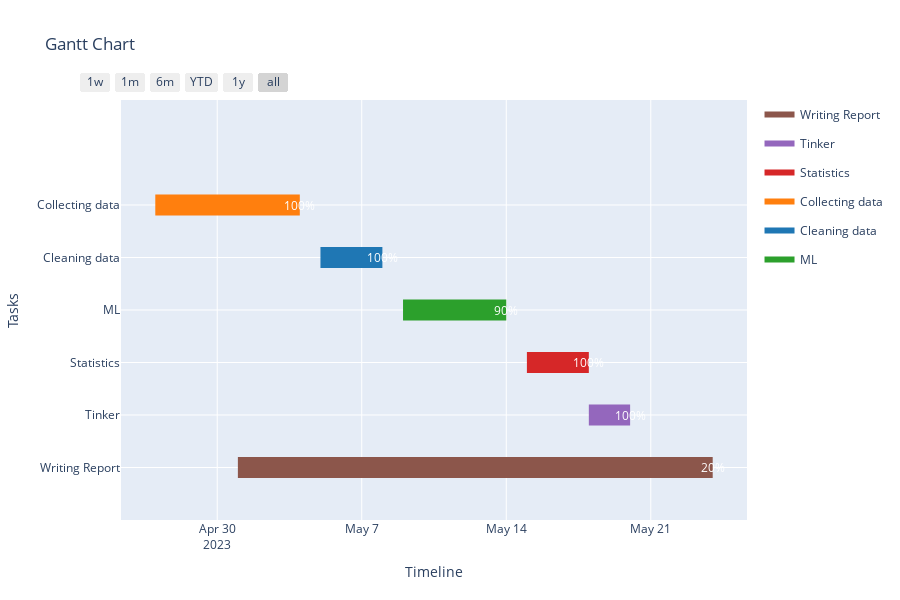

Write notebook code for a chart like this one.
### Code cell
import plotly.figure_factory as ff
import pandas as pd

# defining the tasks and their start and end dates in reverse order
tasks = ['Writing Report', 'Tinker', 'Statistics', 'ML', 'Cleaning data', 'Collecting data']
start_dates = ['2023-05-01', '2023-05-18', '2023-05-15', '2023-05-09', '2023-05-05', '2023-04-27']
end_dates = ['2023-05-24', '2023-05-20', '2023-05-18', '2023-05-14', '2023-05-08', '2023-05-04']
progress = [20, 100, 100, 90, 100, 100]

# creating a DataFrame with the task information
df = pd.DataFrame({'Task': tasks, 'Start': start_dates, 'Finish': end_dates, 'Progress': progress})

# creating the Gantt chart figure
fig = ff.create_gantt(
    df,
    index_col='Task',
    show_colorbar=True,
    bar_width=0.2,
    showgrid_x=True,
    showgrid_y=True,
)

# adding annotations for task progress or completion percentage
for index, row in df.iterrows():
    fig.add_annotation(
        x=row['Finish'],
        y=index,
        text=f"{row['Progress']}%",  
        showarrow=False,
        font=dict(color='white', size=12),
    )

# customising the layout
fig.update_layout(
    title='Gantt Chart',
    xaxis=dict(title='Timeline'),
    yaxis=dict(title='Tasks'),
    hovermode='x',
    hoverdistance=100,
)

# showing the Gantt chart
fig.show()

### Figure 1 — Plotly figure (JSON) as saved in the notebook; plotly's stock layout.template omitted (floating-point values rounded to 4 significant figures)
{"data": [{"fill": "toself", "fillcolor": "rgb(140, 86, 75)", "hoverinfo": "name", "legendgroup": "rgb(140, 86, 75)", "mode": "none", "name": "Writing Report", "showlegend": true, "type": "scatter", "x": ["2023-05-01", "2023-05-24", "2023-05-24", "2023-05-01"], "y": [-0.2, -0.2, 0.2, 0.2]}, {"fill": "toself", "fillcolor": "rgb(148, 103, 189)", "hoverinfo": "name", "legendgroup": "rgb(148, 103, 189)", "mode": "none", "name": "Tinker", "showlegend": true, "type": "scatter", "x": ["2023-05-18", "2023-05-20", "2023-05-20", "2023-05-18"], "y": [0.8, 0.8, 1.2, 1.2]}, {"fill": "toself", "fillcolor": "rgb(214, 39, 40)", "hoverinfo": "name", "legendgroup": "rgb(214, 39, 40)", "mode": "none", "name": "Statistics", "showlegend": true, "type": "scatter", "x": ["2023-05-15", "2023-05-18", "2023-05-18", "2023-05-15"], "y": [1.8, 1.8, 2.2, 2.2]}, {"fill": "toself", "fillcolor": "rgb(255, 127, 14)", "hoverinfo": "name", "legendgroup": "rgb(255, 127, 14)", "mode": "none", "name": "Collecting data", "showlegend": true, "type": "scatter", "x": ["2023-04-27", "2023-05-04", "2023-05-04", "2023-04-27"], "y": [4.8, 4.8, 5.2, 5.2]}, {"fill": "toself", "fillcolor": "rgb(31, 119, 180)", "hoverinfo": "name", "legendgroup": "rgb(31, 119, 180)", "mode": "none", "name": "Cleaning data", "showlegend": true, "type": "scatter", "x": ["2023-05-05", "2023-05-08", "2023-05-08", "2023-05-05"], "y": [3.8, 3.8, 4.2, 4.2]}, {"fill": "toself", "fillcolor": "rgb(44, 160, 44)", "hoverinfo": "name", "legendgroup": "rgb(44, 160, 44)", "mode": "none", "name": "ML", "showlegend": true, "type": "scatter", "x": ["2023-05-09", "2023-05-14", "2023-05-14", "2023-05-09"], "y": [2.8, 2.8, 3.2, 3.2]}, {"legendgroup": "rgb(140, 86, 75)", "marker": {"color": "rgb(140, 86, 75)", "opacity": 0, "size": 1}, "mode": "markers", "name": "", "showlegend": false, "text": [null, null], "type": "scatter", "x": ["2023-05-01", "2023-05-24"], "y": [0, 0]}, {"legendgroup": "rgb(148, 103, 189)", "marker": {"color": "rgb(148, 103, 189)", "opacity": 0, "size": 1}, "mode": "markers", "name": "", "showlegend": false, "text": [null, null], "type": "scatter", "x": ["2023-05-18", "2023-05-20"], "y": [1, 1]}, {"legendgroup": "rgb(214, 39, 40)", "marker": {"color": "rgb(214, 39, 40)", "opacity": 0, "size": 1}, "mode": "markers", "name": "", "showlegend": false, "text": [null, null], "type": "scatter", "x": ["2023-05-15", "2023-05-18"], "y": [2, 2]}, {"legendgroup": "rgb(255, 127, 14)", "marker": {"color": "rgb(255, 127, 14)", "opacity": 0, "size": 1}, "mode": "markers", "name": "", "showlegend": false, "text": [null, null], "type": "scatter", "x": ["2023-04-27", "2023-05-04"], "y": [5, 5]}, {"legendgroup": "rgb(31, 119, 180)", "marker": {"color": "rgb(31, 119, 180)", "opacity": 0, "size": 1}, "mode": "markers", "name": "", "showlegend": false, "text": [null, null], "type": "scatter", "x": ["2023-05-05", "2023-05-08"], "y": [4, 4]}, {"legendgroup": "rgb(44, 160, 44)", "marker": {"color": "rgb(44, 160, 44)", "opacity": 0, "size": 1}, "mode": "markers", "name": "", "showlegend": false, "text": [null, null], "type": "scatter", "x": ["2023-05-09", "2023-05-14"], "y": [3, 3]}], "layout": {"annotations": [{"font": {"color": "white", "size": 12}, "showarrow": false, "text": "20%", "x": "2023-05-24", "y": 0}, {"font": {"color": "white", "size": 12}, "showarrow": false, "text": "100%", "x": "2023-05-20", "y": 1}, {"font": {"color": "white", "size": 12}, "showarrow": false, "text": "100%", "x": "2023-05-18", "y": 2}, {"font": {"color": "white", "size": 12}, "showarrow": false, "text": "90%", "x": "2023-05-14", "y": 3}, {"font": {"color": "white", "size": 12}, "showarrow": false, "text": "100%", "x": "2023-05-08", "y": 4}, {"font": {"color": "white", "size": 12}, "showarrow": false, "text": "100%", "x": "2023-05-04", "y": 5}], "height": 600, "hoverdistance": 100, "hovermode": "x", "showlegend": true, "title": {"text": "Gantt Chart"}, "xaxis": {"rangeselector": {"buttons": [{"count": 7, "label": "1w", "step": "day", "stepmode": "backward"}, {"count": 1, "label": "1m", "step": "month", "stepmode": "backward"}, {"count": 6, "label": "6m", "step": "month", "stepmode": "backward"}, {"count": 1, "label": "YTD", "step": "year", "stepmode": "todate"}, {"count": 1, "label": "1y", "step": "year", "stepmode": "backward"}, {"step": "all"}]}, "showgrid": true, "title": {"text": "Timeline"}, "type": "date", "zeroline": false}, "yaxis": {"autorange": false, "range": [-1, 7], "showgrid": true, "ticktext": ["Writing Report", "Tinker", "Statistics", "ML", "Cleaning data", "Collecting data"], "tickvals": [0, 1, 2, 3, 4, 5], "title": {"text": "Tasks"}, "zeroline": false}}}
